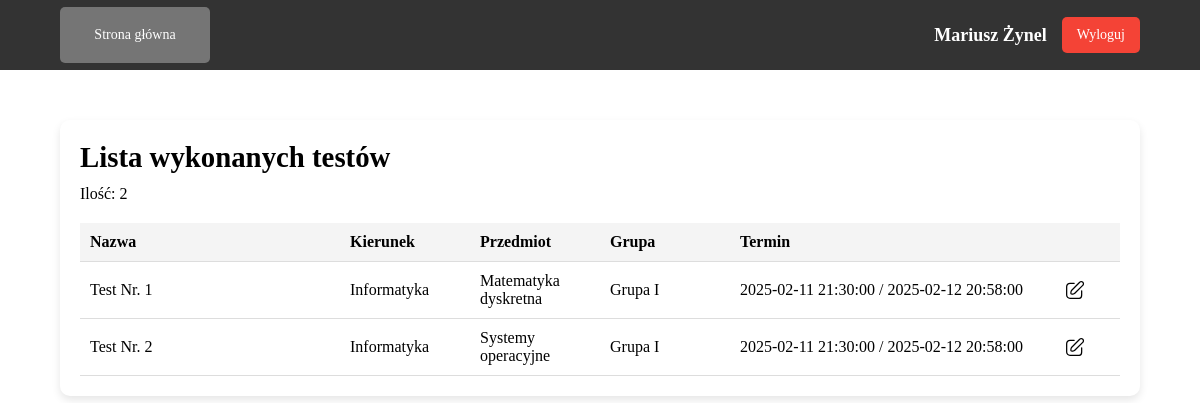
Before: /teacher/completed_tests.php (signed in) with the older database file.
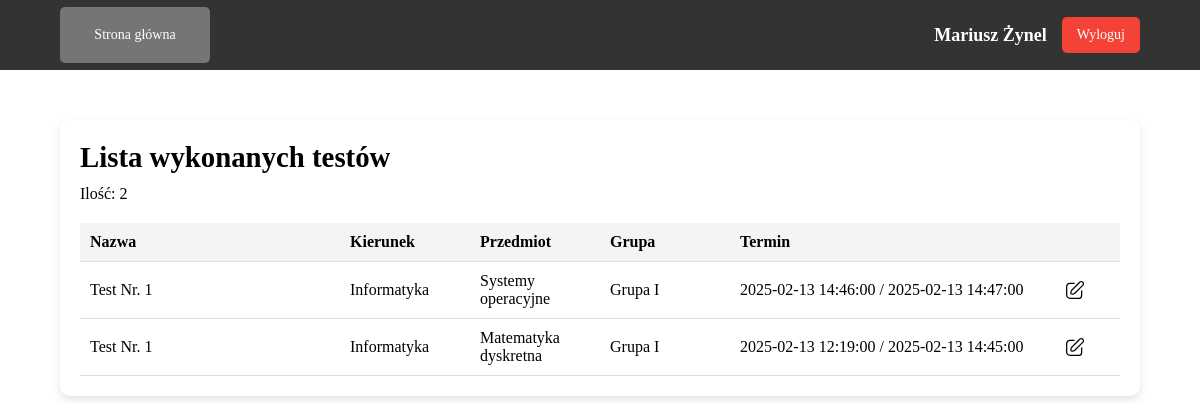
After: the same page with the newer database file.
### tables this page shows
CREATE TABLE `tTesty` (
  `ID` int NOT NULL,
  `nazwa` varchar(255) DEFAULT NULL,
  `data_utworzenia` timestamp NULL DEFAULT CURRENT_TIMESTAMP,
  `data_rozpoczecia` datetime DEFAULT NULL,
  `data_zakonczenia` datetime DEFAULT NULL,
  `czas_trwania` int DEFAULT NULL,
  `ilosc_prob` int DEFAULT NULL,
  `id_grupy` int DEFAULT NULL,
  `id_wykladowcy` int DEFAULT NULL,
  `id_przedmiotu` int NOT NULL,
  `id_kierunku` int NOT NULL
);

CREATE TABLE `tKierunki` (
  `ID` int NOT NULL,
  `nazwa` varchar(255) NOT NULL,
  `uwagi` text
);

CREATE TABLE `tPrzedmioty` (
  `ID` int NOT NULL,
  `nazwa` varchar(100) NOT NULL,
  `uwagi` text,
  `id_kierunku` int DEFAULT NULL
);

CREATE TABLE `tGrupy` (
  `ID` int NOT NULL,
  `rok` year NOT NULL,
  `nazwa` varchar(255) NOT NULL,
  `id_wykladowcy` int NOT NULL,
  `id_przedmiotu` int NOT NULL,
  `id_kierunku` int NOT NULL
);

### public/teacher/completed_tests.php (the view, shortened to what this page needs)
<?php
    require_once('../../config/connect.php');
    $user_id = $_SESSION['user_id'];
    function getCompletedTestsCount($conn, $teacher_id){
        $query = "SELECT COUNT(*) AS liczba_zakonczonych_testow
                    FROM tTesty
                    WHERE data_zakonczenia IS NOT NULL
                    AND data_zakonczenia <= NOW()
                    AND id_wykladowcy = $teacher_id";
        $result = mysqli_query($conn, $query);
        return mysqli_fetch_assoc($result)['liczba_zakonczonych_testow'];
    }
    $completedTestCount = getCompletedTestsCount($conn, $user_id);
    function getCompletedTestInfo($conn, $user_id){
        $query = "SELECT t.*, g.nazwa as nazwa_grupy, p.nazwa AS nazwa_przedmiotu, k.nazwa AS nazwa_kierunku
                    FROM tTesty t
                    JOIN tGrupy g ON t.id_grupy = g.ID
                    JOIN tPrzedmioty p ON t.id_przedmiotu = p.ID
                    JOIN tKierunki k ON t.id_kierunku = k.ID
                    LEFT JOIN tProbyTestu pt ON t.ID = pt.ID
                    WHERE t.id_wykladowcy = $user_id
                    AND t.data_zakonczenia <= NOW()
                    ORDER BY t.data_zakonczenia DESC";
        $result = mysqli_query($conn, $query);
        return $result;
    }
    $testInfo = getCompletedTestInfo($conn, $user_id);
    function getGroupDetails($conn, $test_id){
        $query = "
        SELECT
            t.id_grupy,
            g.ID AS id_grupy,
            g.nazwa AS nazwa_grupy,
            g.rok AS rok_grupy,
            COUNT(gs.id_studenta) AS liczba_studentów,
            GROUP_CONCAT(CONCAT(s.imie, ' ', s.nazwisko, ' (', s.nr_albumu, ')') SEPARATOR '; ') AS studenci
        FROM tTesty t
        JOIN tGrupy g ON t.id_grupy = g.ID
        LEFT JOIN tGrupyStudenci gs ON g.ID = gs.id_grupy
        LEFT JOIN tStudenci s ON gs.id_studenta = s.id
        WHERE t.id = $test_id
        GROUP BY t.id_grupy, g.ID, g.nazwa, g.rok;
    ";
    $result = mysqli_query($conn, $query);
    return $result;
    }
?>
<!DOCTYPE html>
<html lang="en">
<head>
    <link rel="stylesheet" href="../../assets/css/main.css">
</head>
<body>
    <header>
        <div class="header-content">
            <div class="left-header">
                <a class="nav-btn" href="teacher_dashboard.php">Strona główna</a>
            </div>
            <div class="right-header">
                <span class="name"><?php echo $_SESSION['user_name'] . ' ' . $_SESSION['user_surname']; ?></span>
                <?php
                    include('../../includes/logout_modal.php');
                ?>
            </div>
        </div>
    </header>
    <main class="main">
        <div class="container">
            <div class="title">
                <h1>Lista wykonanych testów</h1>
            </div>
            <p>Ilość: <?php echo $completedTestCount; ?></p>
            <table>
                <thead>
                    <tr>
                        <th style="width: 20%;">Nazwa</th>
                        <th style="width: 10%;">Kierunek</th>
                        <th style="width: 10%;">Przedmiot</th>
                        <th style="width: 10%;">Grupa</th>
                        <th style="width: 25%;">Termin</th>
                        <th style="width: 5%;"></th>
                    </tr>
                </thead>
                <tbody>
                    <?php while ($testData = mysqli_fetch_assoc($testInfo)): ?>
                        <tr>
                            <td><?php echo $testData['nazwa']; ?></td>
                            <td><?php echo $testData['nazwa_kierunku']; ?></td>
                            <td><?php echo $testData['nazwa_przedmiotu']; ?></td>
                            <td>
                                <?php
                                    $test_id = $testData['ID'];
                                    $groupDetails = getGroupDetails($conn, $test_id);
                                    if ($groupDetails && $group = mysqli_fetch_assoc($groupDetails)) {
                                        $studentList = $group['studenci'];
                                        echo "<span class='group-name' data-students='$studentList'>{$group['nazwa_grupy']}</span>";
                                    } else {
                                        echo 'Brak grupy';
                                    }
                                ?>
                            </td>
                            <td><?php echo $testData['data_rozpoczecia'] . " / " .  $testData['data_zakonczenia']; ?></td>
                            <td>
                                <a href="test_details.php?test_id=<?php echo $testData['ID']; ?>" class="btn-edit">
                                    <img src="../../assets/images/icons/edit.svg" class="edit-icon">
                                </a>
                            </td>
                        </tr>
                    <?php endwhile; ?>
                </tbody>
            </table>
        </div>
    </main>
</body>
</html>

Changed rows visible on the page:
removed ttesty: nazwa "Test Nr. 1", id_kierunku.nazwa "Informatyka", id_przedmiotu.nazwa "Matematyka dyskretna", id_grupy.nazwa "Grupa I", data_rozpoczecia "2025-02-11 21:30:00", data_zakonczenia "2025-02-12 20:58:00"
removed ttesty: nazwa "Test Nr. 2", id_kierunku.nazwa "Informatyka", id_przedmiotu.nazwa "Systemy operacyjne", id_grupy.nazwa "Grupa I", data_rozpoczecia "2025-02-11 21:30:00", data_zakonczenia "2025-02-12 20:58:00"
added ttesty: nazwa "Test Nr. 1", id_kierunku.nazwa "Informatyka", id_przedmiotu.nazwa "Systemy operacyjne", id_grupy.nazwa "Grupa I", data_rozpoczecia "2025-02-13 14:46:00", data_zakonczenia "2025-02-13 14:47:00"
added ttesty: nazwa "Test Nr. 1", id_kierunku.nazwa "Informatyka", id_przedmiotu.nazwa "Matematyka dyskretna", id_grupy.nazwa "Grupa I", data_rozpoczecia "2025-02-13 12:19:00", data_zakonczenia "2025-02-13 14:45:00"
